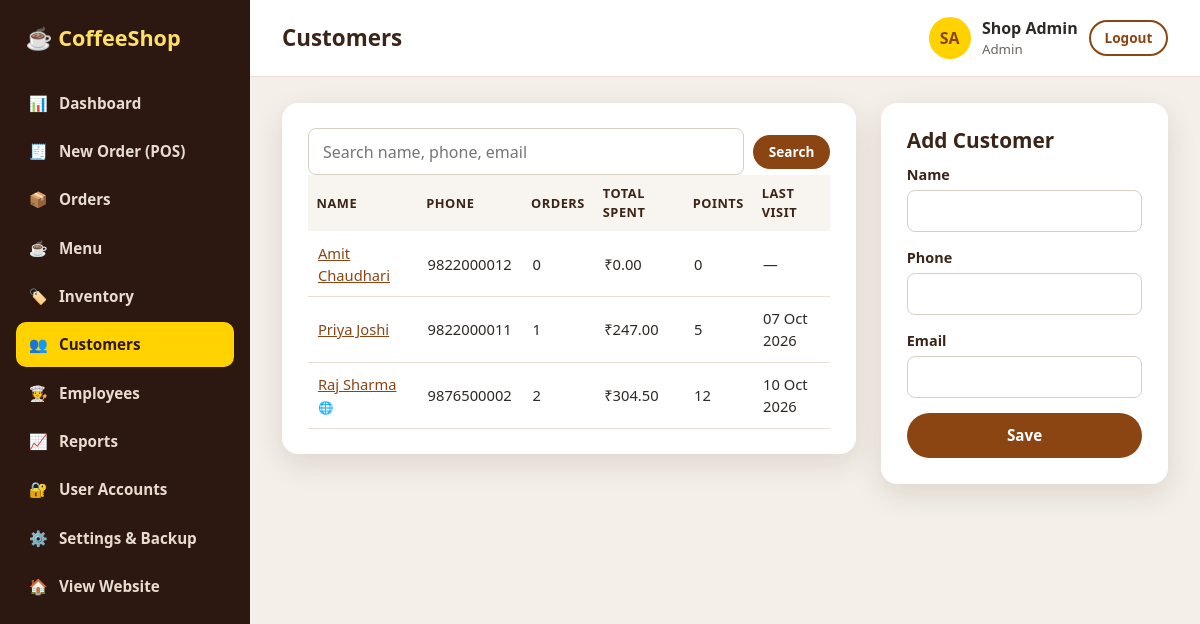
The page /admin/customers.php (signed in) on the database its author committed.
### tables this page shows
CREATE TABLE users (
    id            INT AUTO_INCREMENT PRIMARY KEY,
    name          VARCHAR(100) NOT NULL,
    email         VARCHAR(150) NOT NULL UNIQUE,
    phone         VARCHAR(20),
    password_hash VARCHAR(255) NOT NULL,
    role          ENUM('admin','staff','customer') NOT NULL DEFAULT 'customer',
    is_active     TINYINT(1) NOT NULL DEFAULT 1,
    created_at    DATETIME NOT NULL DEFAULT CURRENT_TIMESTAMP
);

CREATE TABLE customers (
    id             INT AUTO_INCREMENT PRIMARY KEY,
    user_id        INT NULL UNIQUE,
    name           VARCHAR(100) NOT NULL,
    phone          VARCHAR(20),
    email          VARCHAR(150),
    loyalty_points INT NOT NULL DEFAULT 0,
    created_at     DATETIME NOT NULL DEFAULT CURRENT_TIMESTAMP,
    FOREIGN KEY (user_id) REFERENCES users(id) ON DELETE SET NULL
);

### includes/bootstrap.php (called while the page is built, shortened)
<?php
function db(): PDO
{
    static $pdo = null;
    if ($pdo === null) {
        $dsn = 'mysql:host=' . DB_HOST . ';port=' . DB_PORT . ';dbname=' . DB_NAME . ';charset=utf8mb4';
        try {
            $pdo = new PDO($dsn, DB_USER, DB_PASS, [
                PDO::ATTR_ERRMODE            => PDO::ERRMODE_EXCEPTION,
                PDO::ATTR_DEFAULT_FETCH_MODE => PDO::FETCH_ASSOC,
                PDO::ATTR_EMULATE_PREPARES   => false,
            ]);
            $pdo->exec("SET time_zone = '" . date('P') . "'");
        } catch (PDOException $e) {
            http_response_code(500);
            exit('<h2>Database connection failed</h2><p>Check config/config.php and make sure the '
                . 'database/coffeeshop.sql file has been imported.</p>');
        }
    }
    return $pdo;
}
function base_url(string $path = ''): string
{
    static $base = null;
    if ($base === null) {
        $root = str_replace('\\', '/', realpath(__DIR__ . '/..'));
        $doc  = str_replace('\\', '/', realpath($_SERVER['DOCUMENT_ROOT'] ?? '') ?: '');
        $base = ($doc !== '' && str_starts_with($root, $doc)) ? substr($root, strlen($doc)) : '';
        $base = rtrim($base, '/');
    }
    return $base . '/' . ltrim($path, '/');
}
function e($value): string
{
    return htmlspecialchars((string) $value, ENT_QUOTES, 'UTF-8');
}
function setting(string $name, string $default = ''): string
{
    static $cache = null;
    if ($cache === null) {
        $cache = db()->query('SELECT name, value FROM settings')->fetchAll(PDO::FETCH_KEY_PAIR);
    }
    return $cache[$name] ?? $default;
}
function money($amount): string
{
    return setting('currency', '₹') . number_format((float) $amount, 2);
}
function current_user(): ?array
{
    static $user = false;
    if ($user === false) {
        $user = null;
        if (!empty($_SESSION['user_id'])) {
            $stmt = db()->prepare('SELECT id, name, email, phone, role FROM users WHERE id = ? AND is_active = 1');
            $stmt->execute([$_SESSION['user_id']]);
            $user = $stmt->fetch() ?: null;
        }
    }
    return $user;
}
function require_login(): array
{
    $user = current_user();
    return $user;
}
function require_role(string ...$roles): array
{
    $user = require_login();
    return $user;
}
function initials(string $name): string
{
    $parts = preg_split('/\s+/', trim($name));
    $out = mb_substr($parts[0] ?? '', 0, 1) . (count($parts) > 1 ? mb_substr(end($parts), 0, 1) : mb_substr($parts[0] ?? '', 1, 1));
    return mb_strtoupper($out);
}

### admin/customers.php (the view, shortened to what this page needs)
<?php
require_once __DIR__ . '/../includes/bootstrap.php';
require_once __DIR__ . '/../includes/layout.php';
require_role('admin', 'staff');
$pdo = db();
$q = trim($_GET['q'] ?? '');
$stmt = $pdo->prepare("SELECT c.*, COUNT(o.id) AS orders, COALESCE(SUM(IF(o.payment_status = 'paid', o.total, 0)), 0) AS spent,
                              MAX(o.created_at) AS last_order
                       FROM customers c LEFT JOIN orders o ON o.customer_id = c.id AND o.status <> 'cancelled'
                       WHERE c.name LIKE ? OR c.phone LIKE ? OR c.email LIKE ?
                       GROUP BY c.id ORDER BY c.name");
$stmt->execute(["%$q%", "%$q%", "%$q%"]);
$customers = $stmt->fetchAll();
$selected = null;
admin_start('Customers', 'customers');
?>
<div class="two-col wide-left">
    <section class="panel">
        <form class="filter-bar" method="get">
            <input type="search" name="q" value="<?= e($q) ?>" placeholder="Search name, phone, email">
            <button class="btn btn-brown btn-sm">Search</button>
        </form>
        <div class="table-wrap">
            <table class="table">
                <thead><tr><th>Name</th><th>Phone</th><th>Orders</th><th>Total spent</th><th>Points</th><th>Last visit</th></tr></thead>
                <tbody>
                <?php foreach ($customers as $c): ?>
                    <tr class="<?= $selected && $selected['id'] == $c['id'] ? 'row-active' : '' ?>">
                        <td><a href="<?= e(base_url('admin/customers.php?id=' . $c['id'])) ?>"><?= e($c['name']) ?></a><?= $c['user_id'] ? ' <small title="Has an online account">🌐</small>' : '' ?></td>
                        <td><?= e($c['phone'] ?? '—') ?></td>
                        <td><?= (int) $c['orders'] ?></td>
                        <td><?= e(money($c['spent'])) ?></td>
                        <td><?= (int) $c['loyalty_points'] ?></td>
                        <td><?= $c['last_order'] ? e(date('d M Y', strtotime($c['last_order']))) : '—' ?></td>
                    </tr>
                <?php endforeach; ?>
                </tbody>
            </table>
        </div>
    </section>
    <div>
        <section class="panel">
            <h2><?= $selected ? 'Edit Customer' : 'Add Customer' ?></h2>
            <form method="post" class="form-stack">
                <label>Name <input type="text" name="name" value="<?= e($selected['name'] ?? '') ?>" required></label>
                <label>Phone <input type="tel" name="phone" value="<?= e($selected['phone'] ?? '') ?>"></label>
                <label>Email <input type="email" name="email" value="<?= e($selected['email'] ?? '') ?>"></label>
                <button class="btn btn-brown">Save</button>
            </form>
        </section>
    </div>
</div>
<?php
admin_end();

### includes/layout.php (shortened to what this page needs)
<?php
function page_head(string $title, string $bodyClass = ''): void
{
    ?><!DOCTYPE html>
<html lang="en">
<head>
    <title><?= e($title) ?> | <?= e(setting('shop_name', 'Coffee Shop')) ?></title>
    <link rel="stylesheet" href="<?= e(base_url('assets/css/style.css')) ?>">
</head>
<body class="<?= e($bodyClass) ?>">
<?php
}
function page_end(): void
{
    ?>
</body>
</html>
<?php
}
    ?>
<?php
function admin_start(string $title, string $active): void
{
    $user = current_user();
    $menu = [
        'dashboard' => ['📊', 'Dashboard', 'admin/index.php', false],
        'pos'       => ['🧾', 'New Order (POS)', 'admin/pos.php', false],
        'orders'    => ['📦', 'Orders', 'admin/orders.php', false],
        'menu'      => ['☕', 'Menu', 'admin/menu.php', true],
        'inventory' => ['🏷️', 'Inventory', 'admin/inventory.php', false],
        'customers' => ['👥', 'Customers', 'admin/customers.php', false],
        'employees' => ['🧑‍🍳', 'Employees', 'admin/employees.php', true],
        'reports'   => ['📈', 'Reports', 'admin/reports.php', true],
        'users'     => ['🔐', 'User Accounts', 'admin/users.php', true],
        'settings'  => ['⚙️', 'Settings & Backup', 'admin/settings.php', true],
    ];
    page_head($title, 'admin-body');
    ?>
<div class="admin-layout">
    <aside class="sidebar" id="sidebar">
        <a class="logo-flat" href="<?= e(base_url('admin/index.php')) ?>">☕ CoffeeShop</a>
        <nav>
            <?php foreach ($menu as $key => [$icon, $label, $href, $adminOnly]):
                if ($adminOnly && $user['role'] !== 'admin') continue; ?>
                <a href="<?= e(base_url($href)) ?>" class="<?= $key === $active ? 'active' : '' ?>"><span><?= $icon ?></span><?= e($label) ?></a>
            <?php endforeach; ?>
            <a href="<?= e(base_url('index.php')) ?>"><span>🏠</span>View Website</a>
        </nav>
    </aside>
    <div class="admin-main">
        <header class="admin-topbar">
            <h1><?= e($title) ?></h1>
            <div class="topbar-user">
                <span class="avatar"><?= e(initials($user['name'])) ?></span>
                <div><strong><?= e($user['name']) ?></strong><small><?= e(ucfirst($user['role'])) ?></small></div>
                <a class="btn btn-outline btn-sm" href="<?= e(base_url('logout.php')) ?>">Logout</a>
            </div>
        </header>
        <main class="admin-content">
<?php
}
function admin_end(): void
{
    ?>
        </main>
    </div>
</div>
<?php
    page_end();
}

### assets/css/style.css (style rules this page uses)
:root { --brown: #6f4e37; --brown-dark: #3b2418; --brown-deep: #2c1810; --rust: #8b4513; --orange: #d2691e; --yellow: #ffd200; --yellow-soft: #ffe066; --cream: #f8f4ef; --text: #2d2a26; --muted: #6b645c; --border: #e7dfd6; --white: #ffffff; --green: #2e7d32; --red: #c62828; --radius: 16px; --shadow: 0 10px 30px rgba(60, 30, 10, .12); }
* { box-sizing: border-box; }
html { scroll-behavior: smooth; }
body { margin: 0; font-family: "Segoe UI", Arial, Helvetica, sans-serif; color: var(--text); background: var(--white); line-height: 1.5; }
a { color: var(--rust); }
h1, h2, h3, h4 { margin: 0 0 .5em; line-height: 1.2; }
.btn { display: inline-flex; align-items: center; justify-content: center; gap: .4em; padding: .7em 1.4em; border-radius: 999px; border: 2px solid transparent; font-weight: 700; font-size: .95rem; text-decoration: none; cursor: pointer; transition: transform .15s, box-shadow .15s, background .15s; font-family: inherit; }
.btn-sm { padding: .4em 1em; font-size: .85rem; }
.btn-brown { background: var(--rust); color: var(--white); }
.btn-outline { background: transparent; border-color: var(--rust); color: var(--rust); }
.logo-flat { color: var(--yellow-soft); font-weight: 800; font-size: 1.5rem; text-decoration: none; }
input, select, textarea { font: inherit; padding: .65em .9em; border: 1px solid #d8cfc5; border-radius: 8px; background: var(--white); color: var(--text); width: 100%; }
label { display: flex; flex-direction: column; gap: .3rem; font-weight: 600; font-size: .9rem; color: var(--brown-dark); }
.form-stack { display: flex; flex-direction: column; gap: .9rem; text-align: left; }
.avatar { display: inline-grid; place-items: center; width: 42px; height: 42px; border-radius: 50%; background: var(--yellow); color: var(--rust); font-weight: 800; flex: 0 0 auto; }
.panel { background: var(--white); border-radius: var(--radius); padding: 1.6rem; box-shadow: var(--shadow); margin-bottom: 1.6rem; }
.panel h2 { color: var(--brown-dark); font-size: 1.3rem; }
.two-col { display: grid; grid-template-columns: 1fr 1fr; gap: 1.6rem; align-items: start; }
.two-col.wide-left { grid-template-columns: 2fr 1fr; }
.table-wrap { overflow-x: auto; }
.table { width: 100%; border-collapse: collapse; font-size: .92rem; }
.table th { text-align: left; background: var(--cream); color: var(--brown-dark); padding: .7em; font-size: .8rem; text-transform: uppercase; letter-spacing: .04em; }
.table td { padding: .7em; border-bottom: 1px solid var(--border); vertical-align: middle; }
.admin-body { background: #f4efe9; }
.admin-layout { display: grid; grid-template-columns: 250px 1fr; min-height: 100vh; }
.sidebar { background: var(--brown-deep); padding: 1.4rem 1rem; position: sticky; top: 0; height: 100vh; overflow-y: auto; }
.sidebar .logo-flat { display: block; margin: 0 .6rem 1.6rem; font-size: 1.35rem; }
.sidebar nav a { display: flex; gap: .7rem; align-items: center; color: #e9dccf; text-decoration: none; padding: .7rem .8rem; border-radius: 10px; margin-bottom: .2rem; font-weight: 600; font-size: .95rem; }
.sidebar nav a.active { background: var(--yellow); color: var(--brown-deep); }
.admin-main { min-width: 0; }
.admin-topbar { display: flex; align-items: center; gap: 1rem; padding: 1rem 2rem; background: var(--white); border-bottom: 1px solid var(--border); position: sticky; top: 0; z-index: 20; }
.admin-topbar h1 { font-size: 1.4rem; margin: 0; flex: 1; color: var(--brown-dark); }
.topbar-user { display: flex; align-items: center; gap: .7rem; }
.topbar-user small { display: block; color: var(--muted); }
.admin-content { padding: 1.6rem 2rem 3rem; }
.filter-bar { display: flex; gap: .6rem; flex-wrap: wrap; align-items: center; }
.filter-bar input, .filter-bar select { width: auto; flex: 1 1 150px; }

### rows shown on the page
users: name "SA", name "Shop Admin", role "Admin"
customers: name "Amit Chaudhari", phone "9822000012", orders "0", spent "₹0.00", loyalty_points "0"
customers: name "Priya Joshi", phone "9822000011", orders "1", spent "₹247.00", loyalty_points "5", last_order "07 Oct 2026"
customers: name "Raj Sharma", phone "9876500002", orders "2", spent "₹304.50", loyalty_points "12", last_order "10 Oct 2026"

### other values the page prints
$icon "📊"
$label "Dashboard"
$icon "🧾"
$label "New Order (POS)"
$icon "📦"
$label "Orders"
$icon "☕"
$label "Menu"
$icon "🏷️"
$label "Inventory"
$icon "👥"
$label "Customers"
$icon "🧑‍🍳"
$label "Employees"
$icon "📈"
